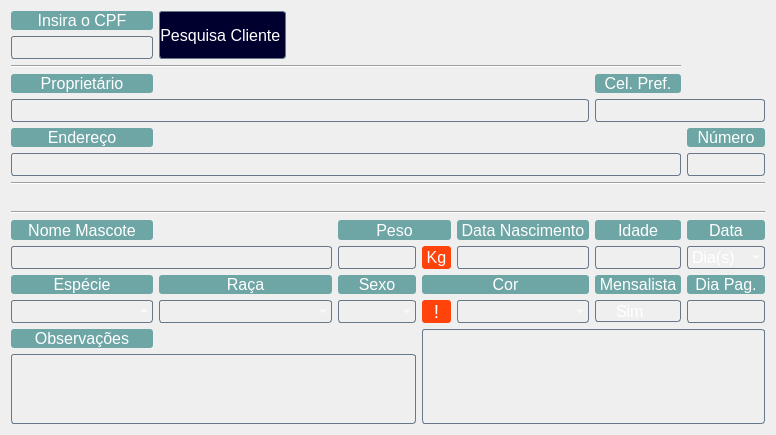
   <widget class="QWidget" name="gridLayoutWidget">
    <property name="geometry">
     <rect>
      <x>10</x>
      <y>14</y>
      <width>776</width>
      <height>426</height>
     </rect>
    </property>
    <layout class="QGridLayout" name="gridLayout_2">
     <item row="8" column="0" colspan="9">
      <widget class="Line" name="line_12">
       <property name="orientation">
        <enum>Qt::Horizontal</enum>
       </property>
      </widget>
     </item>
     <item row="10" column="0" colspan="9">
      <widget class="Line" name="line_13">
       <property name="orientation">
        <enum>Qt::Horizontal</enum>
       </property>
      </widget>
     </item>
     <item row="0" column="0">
      <widget class="QLabel" name="cad_cli_00_doc_localiza_label">
       <property name="font">
        <font>
         <pointsize>12</pointsize>
        </font>
       </property>
       <property name="layoutDirection">
        <enum>Qt::LeftToRight</enum>
       </property>
       <property name="styleSheet">
        <string notr="true">color: rgb(255, 255, 255);
background-color:rgb(110, 165, 165);
border-radius:3px</string>
       </property>
       <property name="text">
        <string>Insira o CPF</string>
       </property>
       <property name="alignment">
        <set>Qt::AlignCenter</set>
       </property>
      </widget>
     </item>
     <item row="9" column="0">
      <spacer name="horizontalSpacer">
       <property name="orientation">
        <enum>Qt::Horizontal</enum>
       </property>
       <property name="sizeHint" stdset="0">
        <size>
         <width>40</width>
         <height>20</height>
        </size>
       </property>
      </spacer>
     </item>
     <item row="11" column="8">
      <widget class="QLabel" name="cad_ani_05_ob_data_label">
       <property name="font">
        <font>
         <pointsize>12</pointsize>
        </font>
       </property>
       <property name="layoutDirection">
        <enum>Qt::LeftToRight</enum>
       </property>
       <property name="styleSheet">
        <string notr="true">color: rgb(255, 255, 255);
background-color:rgb(110, 165, 165);
border-radius:3px</string>
       </property>
       <property name="text">
        <string>Data</string>
       </property>
       <property name="alignment">
        <set>Qt::AlignCenter</set>
       </property>
      </widget>
     </item>
     <item row="12" column="8">
      <widget class="QComboBox" name="cad_ani_05_ob_data">
       <property name="font">
        <font>
         <pointsize>12</pointsize>
        </font>
       </property>
       <property name="styleSheet">
        <string notr="true">color: rgb(255, 255, 255);
        background-color: transparent;
        border-style: solid;
        border-width: 1px;
        border-color: rgb(103, 120, 138);;
border-radius:3px</string>
       </property>
       <property name="currentIndex">
        <number>0</number>
       </property>
       <item>
        <property name="text">
         <string>Dia(s)</string>
        </property>
       </item>
       <item>
        <property name="text">
         <string>Mês(s)</string>
        </property>
       </item>
       <item>
        <property name="text">
         <string>Ano(s)</string>
        </property>
       </item>
      </widget>
     </item>
     <item row="14" column="4">
      <widget class="QComboBox" name="cad_ani_08_ob_sexo">
       <property name="font">
        <font>
         <pointsize>12</pointsize>
        </font>
       </property>
       <property name="styleSheet">
        <string notr="true">color: rgb(255, 255, 255);
        background-color: transparent;
        border-style: solid;
        border-width: 1px;
        border-color: rgb(103, 120, 138);;
border-radius:3px</string>
       </property>
       <property name="currentIndex">
        <number>-1</number>
       </property>
       <item>
        <property name="text">
         <string>Macho</string>
        </property>
       </item>
       <item>
        <property name="text">
         <string>Femia</string>
        </property>
       </item>
      </widget>
     </item>
     <item row="16" column="0" colspan="5">
      <widget class="QPlainTextEdit" name="cad_ani_12_obs">
       <property name="font">
        <font>
         <pointsize>12</pointsize>
        </font>
       </property>
       <property name="styleSheet">
        <string notr="true">color: rgb(255, 255, 255);
        background-color: transparent;
        border-style: solid;
        border-width: 1px;
        border-color: rgb(103, 120, 138);
border-radius:3px;</string>
       </property>
      </widget>
     </item>
     <item row="13" column="4">
      <widget class="QLabel" name="cad_ani_08_ob_sexo_label">
       <property name="font">
        <font>
         <pointsize>12</pointsize>
        </font>
       </property>
       <property name="layoutDirection">
        <enum>Qt::LeftToRight</enum>
       </property>
       <property name="styleSheet">
        <string notr="true">color: rgb(255, 255, 255);
background-color:rgb(110, 165, 165);
border-radius:3px</string>
       </property>
       <property name="text">
        <string> Sexo </string>
       </property>
       <property name="alignment">
        <set>Qt::AlignCenter</set>
       </property>
      </widget>
     </item>
     <item row="12" column="7">
      <widget class="QLineEdit" name="cad_ani_04_ob_idade">
       <property name="font">
        <font>
         <pointsize>12</pointsize>
        </font>
       </property>
       <property name="focusPolicy">
        <enum>Qt::WheelFocus</enum>
       </property>
       <property name="styleSheet">
        <string notr="true">color: rgb(255, 255, 255);
        background-color: transparent;
        border-style: solid;
        border-width: 1px;
        border-color: rgb(103, 120, 138);
border-radius:3px;</string>
       </property>
       <property name="inputMask">
        <string notr="true"/>
       </property>
       <property name="maxLength">
        <number>2</number>
       </property>
       <property name="echoMode">
        <enum>QLineEdit::Normal</enum>
       </property>
       <property name="alignment">
        <set>Qt::AlignCenter</set>
       </property>
       <property name="readOnly">
        <bool>false</bool>
       </property>
       <property name="cursorMoveStyle">
        <enum>Qt::LogicalMoveStyle</enum>
       </property>
      </widget>
     </item>
     <item row="12" column="6">
      <widget class="QLineEdit" name="cad_ani_03_ob_nasc">
       <property name="font">
        <font>
         <pointsize>12</pointsize>
        </font>
       </property>
       <property name="focusPolicy">
        <enum>Qt::WheelFocus</enum>
       </property>
       <property name="styleSheet">
        <string notr="true">color: rgb(255, 255, 255);
        background-color: transparent;
        border-style: solid;
        border-width: 1px;
        border-color: rgb(103, 120, 138);
border-radius:3px;</string>
       </property>
       <property name="inputMask">
        <string notr="true"/>
       </property>
       <property name="maxLength">
        <number>14</number>
       </property>
       <property name="echoMode">
        <enum>QLineEdit::Normal</enum>
       </property>
       <property name="alignment">
        <set>Qt::AlignCenter</set>
       </property>
       <property name="readOnly">
        <bool>false</bool>
       </property>
       <property name="cursorMoveStyle">
        <enum>Qt::LogicalMoveStyle</enum>
       </property>
      </widget>
     </item>
     <item row="11" column="6">
      <widget class="QLabel" name="cad_ani_03_ob_nasc_label">
       <property name="font">
        <font>
         <pointsize>12</pointsize>
        </font>
       </property>
       <property name="layoutDirection">
        <enum>Qt::LeftToRight</enum>
       </property>
       <property name="styleSheet">
        <string notr="true">color: rgb(255, 255, 255);
background-color:rgb(110, 165, 165);
border-radius:3px</string>
       </property>
       <property name="text">
        <string> Data Nascimento </string>
       </property>
       <property name="alignment">
        <set>Qt::AlignCenter</set>
       </property>
      </widget>
     </item>
     <item row="12" column="4">
      <widget class="QLineEdit" name="cad_ani_02_ob_peso">
       <property name="font">
        <font>
         <pointsize>12</pointsize>
        </font>
       </property>
       <property name="focusPolicy">
        <enum>Qt::WheelFocus</enum>
       </property>
       <property name="styleSheet">
        <string notr="true">color: rgb(255, 255, 255);
        background-color: transparent;
        border-style: solid;
        border-width: 1px;
        border-color: rgb(103, 120, 138);
border-radius:3px;</string>
       </property>
       <property name="inputMask">
        <string notr="true"/>
       </property>
       <property name="maxLength">
        <number>14</number>
       </property>
       <property name="echoMode">
        <enum>QLineEdit::Normal</enum>
       </property>
       <property name="alignment">
        <set>Qt::AlignRight|Qt::AlignTrailing|Qt::AlignVCenter</set>
       </property>
       <property name="readOnly">
        <bool>false</bool>
       </property>
       <property name="cursorMoveStyle">
        <enum>Qt::LogicalMoveStyle</enum>
       </property>
      </widget>
     </item>
     <item row="11" column="7">
      <widget class="QLabel" name="cad_ani_04_ob_idade_label">
       <property name="font">
        <font>
         <pointsize>12</pointsize>
        </font>
       </property>
       <property name="layoutDirection">
        <enum>Qt::LeftToRight</enum>
       </property>
       <property name="styleSheet">
        <string notr="true">color: rgb(255, 255, 255);
background-color:rgb(110, 165, 165);
border-radius:3px</string>
       </property>
       <property name="text">
        <string> Idade </string>
       </property>
       <property name="alignment">
        <set>Qt::AlignCenter</set>
       </property>
      </widget>
     </item>
     <item row="4" column="0">
      <widget class="QLabel" name="cad_cli_03_ob_nome_label">
       <property name="font">
        <font>
         <pointsize>12</pointsize>
        </font>
       </property>
       <property name="layoutDirection">
        <enum>Qt::LeftToRight</enum>
       </property>
       <property name="styleSheet">
        <string notr="true">color: rgb(255, 255, 255);
background-color:rgb(110, 165, 165);
border-radius:3px</string>
       </property>
       <property name="text">
        <string>Proprietário</string>
       </property>
       <property name="alignment">
        <set>Qt::AlignCenter</set>
       </property>
      </widget>
     </item>
     <item row="1" column="0">
      <widget class="QLineEdit" name="cad_cli_00_doc_localiza">
       <property name="sizePolicy">
        <sizepolicy hsizetype="Fixed" vsizetype="Fixed">
         <horstretch>0</horstretch>
         <verstretch>0</verstretch>
        </sizepolicy>
       </property>
       <property name="font">
        <font>
         <pointsize>12</pointsize>
        </font>
       </property>
       <property name="focusPolicy">
        <enum>Qt::WheelFocus</enum>
       </property>
       <property name="styleSheet">
        <string notr="true">color: rgb(255, 255, 255);
        background-color: transparent;
        border-style: solid;
        border-width: 1px;
        border-color: rgb(103, 120, 138);
border-radius:3px;</string>
       </property>
       <property name="inputMask">
        <string notr="true"/>
       </property>
       <property name="maxLength">
        <number>14</number>
       </property>
       <property name="echoMode">
        <enum>QLineEdit::Normal</enum>
       </property>
       <property name="alignment">
        <set>Qt::AlignCenter</set>
       </property>
       <property name="readOnly">
        <bool>false</bool>
       </property>
       <property name="cursorMoveStyle">
        <enum>Qt::LogicalMoveStyle</enum>
       </property>
      </widget>
     </item>
     <item row="14" column="0">
      <widget class="QComboBox" name="cad_ani_06_ob_especie">
       <property name="font">
        <font>
         <pointsize>12</pointsize>
        </font>
       </property>
       <property name="styleSheet">
        <string notr="true">color: rgb(255, 255, 255);
        background-color: transparent;
        border-style: solid;
        border-width: 1px;
        border-color: rgb(103, 120, 138);;
border-radius:3px</string>
       </property>
       <property name="currentText">
        <string/>
       </property>
       <property name="currentIndex">
        <number>-1</number>
       </property>
       <item>
        <property name="text">
         <string>Cachorro</string>
        </property>
       </item>
       <item>
        <property name="text">
         <string>Gato</string>
        </property>
       </item>
      </widget>
     </item>
     <item row="11" column="0">
      <widget class="QLabel" name="cad_ani_01_ob_nome_label">
       <property name="font">
        <font>
         <pointsize>12</pointsize>
        </font>
       </property>
       <property name="layoutDirection">
        <enum>Qt::LeftToRight</enum>
       </property>
       <property name="styleSheet">
        <string notr="true">color: rgb(255, 255, 255);
background-color:rgb(110, 165, 165);
border-radius:3px</string>
       </property>
       <property name="text">
        <string>Nome Mascote</string>
       </property>
       <property name="alignment">
        <set>Qt::AlignCenter</set>
       </property>
      </widget>
     </item>
     <item row="6" column="0">
      <widget class="QLabel" name="cad_cli_05_ob_end_label">
       <property name="font">
        <font>
         <pointsize>12</pointsize>
        </font>
       </property>
       <property name="layoutDirection">
        <enum>Qt::LeftToRight</enum>
       </property>
       <property name="styleSheet">
        <string notr="true">color: rgb(255, 255, 255);
background-color:rgb(110, 165, 165);
border-radius:3px</string>
       </property>
       <property name="text">
        <string>Endereço</string>
       </property>
       <property name="alignment">
        <set>Qt::AlignCenter</set>
       </property>
      </widget>
     </item>
     <item row="2" column="0" colspan="8">
      <widget class="Line" name="line_6">
       <property name="orientation">
        <enum>Qt::Horizontal</enum>
       </property>
      </widget>
     </item>
     <item row="13" column="0">
      <widget class="QLabel" name="cad_ani_06_ob_especie_label">
       <property name="font">
        <font>
         <pointsize>12</pointsize>
        </font>
       </property>
       <property name="layoutDirection">
        <enum>Qt::LeftToRight</enum>
       </property>
       <property name="styleSheet">
        <string notr="true">color: rgb(255, 255, 255);
background-color:rgb(110, 165, 165);
border-radius:3px</string>
       </property>
       <property name="text">
        <string>Espécie</string>
       </property>
       <property name="alignment">
        <set>Qt::AlignCenter</set>
       </property>
      </widget>
     </item>
     <item row="15" column="0">
      <widget class="QLabel" name="cad_ani_12_obs_label">
       <property name="font">
        <font>
         <pointsize>12</pointsize>
        </font>
       </property>
       <property name="layoutDirection">
        <enum>Qt::LeftToRight</enum>
       </property>
       <property name="styleSheet">
        <string notr="true">color: rgb(255, 255, 255);
background-color:rgb(110, 165, 165);
border-radius:3px</string>
       </property>
       <property name="text">
        <string>Observações</string>
       </property>
       <property name="alignment">
        <set>Qt::AlignCenter</set>
       </property>
      </widget>
     </item>
     <item row="11" column="3">
      <spacer name="horizontalSpacer_2">
       <property name="orientation">
        <enum>Qt::Horizontal</enum>
       </property>
       <property name="sizeType">
        <enum>QSizePolicy::Fixed</enum>
       </property>
       <property name="sizeHint" stdset="0">
        <size>
         <width>40</width>
         <height>20</height>
        </size>
       </property>
      </spacer>
     </item>
     <item row="0" column="1" rowspan="2" colspan="2">
      <widget class="QPushButton" name="btn_ani_listagem">
       <property name="sizePolicy">
        <sizepolicy hsizetype="MinimumExpanding" vsizetype="MinimumExpanding">
         <horstretch>0</horstretch>
         <verstretch>0</verstretch>
        </sizepolicy>
       </property>
       <property name="font">
        <font>
         <pointsize>12</pointsize>
        </font>
       </property>
       <property name="cursor">
        <cursorShape>PointingHandCursor</cursorShape>
       </property>
       <property name="styleSheet">
        <string notr="true">QPushButton{
color:rgb(255,255, 255);
background-color: rgb(0, 0, 47);
        border-style: solid;
        border-width: 1px;
        border-color: rgb(103, 120, 138);
border-radius:3px}

QPushButton:hover{
color: rgb(0, 0, 47);
background-color: rgb(192, 206, 255);
        border-style: solid;
        border-width: 1px;
        border-color: rgb(103, 120, 138);
border-radius:3px}

QPushButton:pressed {
    background-color: qradialgradient(cx: 0.5, cy: 0.5, radius: 1, fx: 0.5, fy: 0.5,
        stop: 0 rgb(255, 255, 255));
    border-color: rgb(0, 0, 47);
border-radius:3px}
</string>
       </property>
       <property name="text">
        <string>Pesquisa Cliente </string>
       </property>
       <property name="icon">
        <iconset>
         <normaloff>../../imagens/imagem_icones/user.png</normaloff>../../imagens/imagem_icones/user.png</iconset>
       </property>
      </widget>
     </item>
     <item row="13" column="1" colspan="3">
      <widget class="QLabel" name="cad_ani_07_ob_raca_label">
       <property name="font">
        <font>
         <pointsize>12</pointsize>
        </font>
       </property>
       <property name="layoutDirection">
        <enum>Qt::LeftToRight</enum>
       </property>
       <property name="styleSheet">
        <string notr="true">color: rgb(255, 255, 255);
background-color:rgb(110, 165, 165);
border-radius:3px</string>
       </property>
       <property name="text">
        <string>Raça</string>
       </property>
       <property name="alignment">
        <set>Qt::AlignCenter</set>
       </property>
      </widget>
     </item>
     <item row="14" column="1" colspan="3">
      <widget class="QComboBox" name="cad_ani_07_ob_raca">
       <property name="font">
        <font>
         <pointsize>12</pointsize>
        </font>
       </property>
       <property name="styleSheet">
        <string notr="true">color: rgb(255, 255, 255);
        background-color: transparent;
        border-style: solid;
        border-width: 1px;
        border-color: rgb(103, 120, 138);;
border-radius:3px</string>
       </property>
      </widget>
     </item>
     <item row="12" column="0" colspan="4">
      <widget class="QLineEdit" name="cad_ani_01_ob_nome">
       <property name="font">
        <font>
         <pointsize>12</pointsize>
        </font>
       </property>
       <property name="focusPolicy">
        <enum>Qt::WheelFocus</enum>
       </property>
       <property name="styleSheet">
        <string notr="true">color: rgb(255, 255, 255);
        background-color: transparent;
        border-style: solid;
        border-width: 1px;
        border-color: rgb(103, 120, 138);
border-radius:3px;</string>
       </property>
       <property name="inputMask">
        <string notr="true"/>
       </property>
       <property name="maxLength">
        <number>14</number>
       </property>
       <property name="echoMode">
        <enum>QLineEdit::Normal</enum>
       </property>
       <property name="alignment">
        <set>Qt::AlignLeading|Qt::AlignLeft|Qt::AlignVCenter</set>
       </property>
       <property name="readOnly">
        <bool>false</bool>
       </property>
       <property name="cursorMoveStyle">
        <enum>Qt::LogicalMoveStyle</enum>
       </property>
      </widget>
     </item>
     <item row="11" column="4" colspan="2">
      <widget class="QLabel" name="cad_ani_02_ob_peso_label">
       <property name="font">
        <font>
         <pointsize>12</pointsize>
        </font>
       </property>
       <property name="layoutDirection">
        <enum>Qt::LeftToRight</enum>
       </property>
       <property name="styleSheet">
        <string notr="true">color: rgb(255, 255, 255);
background-color:rgb(110, 165, 165);
border-radius:3px</string>
       </property>
       <property name="text">
        <string> Peso </string>
       </property>
       <property name="alignment">
        <set>Qt::AlignCenter</set>
       </property>
      </widget>
     </item>
     <item row="12" column="5">
      <widget class="QLabel" name="cad_ani_kg_label">
       <property name="font">
        <font>
         <pointsize>12</pointsize>
        </font>
       </property>
       <property name="layoutDirection">
        <enum>Qt::LeftToRight</enum>
       </property>
       <property name="styleSheet">
        <string notr="true">color: rgb(255, 255, 255);
background-color:rgb(255, 67, 10);
border-radius:3px
</string>
       </property>
       <property name="text">
        <string> Kg </string>
       </property>
       <property name="alignment">
        <set>Qt::AlignCenter</set>
       </property>
      </widget>
     </item>
     <item row="14" column="5">
      <widget class="QLabel" name="cad_ani_kg_label_2">
       <property name="font">
        <font>
         <pointsize>14</pointsize>
        </font>
       </property>
       <property name="layoutDirection">
        <enum>Qt::LeftToRight</enum>
       </property>
       <property name="styleSheet">
        <string notr="true">color: rgb(255, 255, 255);
background-color:rgb(255, 67, 10);
border-radius:3px
</string>
       </property>
       <property name="frameShadow">
        <enum>QFrame::Raised</enum>
       </property>
       <property name="text">
        <string>!</string>
       </property>
       <property name="alignment">
        <set>Qt::AlignCenter</set>
       </property>
      </widget>
     </item>
     <item row="7" column="0" colspan="8">
      <widget class="QLineEdit" name="cad_cli_05_ob_end">
       <property name="font">
        <font>
         <pointsize>12</pointsize>
        </font>
       </property>
       <property name="focusPolicy">
        <enum>Qt::NoFocus</enum>
       </property>
       <property name="styleSheet">
        <string notr="true">color: rgb(255, 255, 255);
        background-color: transparent;
        border-style: solid;
        border-width: 1px;
        border-color: rgb(103, 120, 138);
border-radius:3px;</string>
       </property>
       <property name="maxLength">
        <number>62</number>
       </property>
       <property name="readOnly">
        <bool>true</bool>
       </property>
      </widget>
     </item>
     <item row="7" column="8">
      <widget class="QLineEdit" name="cad_cli_06_ob_num">
       <property name="font">
        <font>
         <pointsize>12</pointsize>
        </font>
       </property>
       <property name="focusPolicy">
        <enum>Qt::NoFocus</enum>
       </property>
       <property name="styleSheet">
        <string notr="true">color: rgb(255, 255, 255);
        background-color: transparent;
        border-style: solid;
        border-width: 1px;
        border-color: rgb(103, 120, 138);
border-radius:3px;</string>
       </property>
       <property name="inputMask">
        <string/>
       </property>
       <property name="maxLength">
        <number>5</number>
       </property>
       <property name="alignment">
        <set>Qt::AlignCenter</set>
       </property>
       <property name="readOnly">
        <bool>true</bool>
       </property>
      </widget>
     </item>
     <item row="6" column="8">
      <widget class="QLabel" name="cad_cli_06_ob_num_label">
       <property name="font">
        <font>
         <pointsize>12</pointsize>
        </font>
       </property>
       <property name="layoutDirection">
        <enum>Qt::LeftToRight</enum>
       </property>
       <property name="styleSheet">
        <string notr="true">color: rgb(255, 255, 255);
background-color:rgb(110, 165, 165);
border-radius:3px</string>
       </property>
       <property name="text">
        <string> Número </string>
       </property>
       <property name="alignment">
        <set>Qt::AlignCenter</set>
       </property>
      </widget>
     </item>
     <item row="5" column="0" colspan="7">
      <widget class="QLineEdit" name="cad_cli_03_ob_nome">
       <property name="sizePolicy">
        <sizepolicy hsizetype="Ignored" vsizetype="Fixed">
         <horstretch>0</horstretch>
         <verstretch>0</verstretch>
        </sizepolicy>
       </property>
       <property name="font">
        <font>
         <pointsize>12</pointsize>
        </font>
       </property>
       <property name="focusPolicy">
        <enum>Qt::NoFocus</enum>
       </property>
       <property name="styleSheet">
        <string notr="true">color: rgb(255, 255, 255);
        background-color: transparent;
        border-style: solid;
        border-width: 1px;
        border-color: rgb(103, 120, 138);
border-radius:3px;</string>
       </property>
       <property name="maxLength">
        <number>62</number>
       </property>
       <property name="alignment">
        <set>Qt::AlignLeading|Qt::AlignLeft|Qt::AlignVCenter</set>
       </property>
       <property name="readOnly">
        <bool>true</bool>
       </property>
      </widget>
     </item>
     <item row="5" column="7" colspan="2">
      <widget class="QLineEdit" name="cad_cli_11_ob_fone_pref">
       <property name="font">
        <font>
         <pointsize>12</pointsize>
        </font>
       </property>
       <property name="focusPolicy">
        <enum>Qt::NoFocus</enum>
       </property>
       <property name="styleSheet">
        <string notr="true">color: rgb(255, 255, 255);
        background-color: transparent;
        border-style: solid;
        border-width: 1px;
        border-color: rgb(103, 120, 138);
border-radius:3px;</string>
       </property>
       <property name="inputMask">
        <string/>
       </property>
       <property name="maxLength">
        <number>14</number>
       </property>
       <property name="alignment">
        <set>Qt::AlignCenter</set>
       </property>
       <property name="readOnly">
        <bool>true</bool>
       </property>
      </widget>
     </item>
     <item row="4" column="7">
      <widget class="QLabel" name="cad_cli_11_ob_fone_pref_label">
       <property name="font">
        <font>
         <pointsize>12</pointsize>
        </font>
       </property>
       <property name="layoutDirection">
        <enum>Qt::LeftToRight</enum>
       </property>
       <property name="styleSheet">
        <string notr="true">color: rgb(255, 255, 255);
background-color:rgb(110, 165, 165);
border-radius:3px</string>
       </property>
       <property name="text">
        <string>Cel. Pref.</string>
       </property>
       <property name="alignment">
        <set>Qt::AlignCenter</set>
       </property>
      </widget>
     </item>
     <item row="15" column="5" rowspan="2" colspan="4">
      <widget class="QPlainTextEdit" name="cad_ani_descricao_cor">
       <property name="font">
        <font>
         <pointsize>12</pointsize>
        </font>
       </property>
       <property name="focusPolicy">
        <enum>Qt::NoFocus</enum>
       </property>
       <property name="styleSheet">
        <string notr="true">color: rgb(255, 255, 255);
        background-color: transparent;
        border-style: solid;
        border-width: 1px;
        border-color: rgb(103, 120, 138);
border-radius:3px;</string>
       </property>
       <property name="readOnly">
        <bool>true</bool>
       </property>
      </widget>
     </item>
     <item row="13" column="5" colspan="2">
      <widget class="QLabel" name="cad_ani_09_ob_cor_label">
       <property name="font">
        <font>
         <pointsize>12</pointsize>
        </font>
       </property>
       <property name="layoutDirection">
        <enum>Qt::LeftToRight</enum>
       </property>
       <property name="styleSheet">
        <string notr="true">color: rgb(255, 255, 255);
background-color:rgb(110, 165, 165);
border-radius:3px</string>
       </property>
       <property name="text">
        <string>Cor</string>
       </property>
       <property name="alignment">
        <set>Qt::AlignCenter</set>
       </property>
      </widget>
     </item>
     <item row="14" column="6">
      <widget class="QComboBox" name="cad_ani_09_ob_cor">
       <property name="font">
        <font>
         <pointsize>12</pointsize>
        </font>
       </property>
       <property name="styleSheet">
        <string notr="true">color: rgb(255, 255, 255);
        background-color: transparent;
        border-style: solid;
        border-width: 1px;
        border-color: rgb(103, 120, 138);;
border-radius:3px</string>
       </property>
       <property name="currentIndex">
        <number>-1</number>
       </property>
      </widget>
     </item>
     <item row="13" column="7">
      <widget class="QLabel" name="cad_ani_10_mensalista_label">
       <property name="font">
        <font>
         <pointsize>12</pointsize>
        </font>
       </property>
       <property name="layoutDirection">
        <enum>Qt::LeftToRight</enum>
       </property>
       <property name="styleSheet">
        <string notr="true">color: rgb(255, 255, 255);
background-color:rgb(110, 165, 165);
border-radius:3px</string>
       </property>
       <property name="text">
        <string> Mensalista </string>
       </property>
       <property name="alignment">
        <set>Qt::AlignCenter</set>
       </property>
      </widget>
     </item>
     <item row="14" column="7">
      <widget class="QCheckBox" name="cad_ani_10_mensalista">
       <property name="font">
        <font>
         <pointsize>12</pointsize>
        </font>
       </property>
       <property name="styleSheet">
        <string notr="true">color: rgb(255, 255, 255);
        background-color: transparent;
        border-style: solid;
        border-width: 1px;
        border-color: rgb(103, 120, 138);
border-radius:3px;</string>
       </property>
       <property name="text">
        <string>Sim</string>
       </property>
      </widget>
     </item>
     <item row="13" column="8">
      <widget class="QLabel" name="cad_ani_11_ob_dia_pagamento_label">
       <property name="font">
        <font>
         <pointsize>12</pointsize>
        </font>
       </property>
       <property name="layoutDirection">
        <enum>Qt::LeftToRight</enum>
       </property>
       <property name="styleSheet">
        <string notr="true">color: rgb(255, 255, 255);
background-color:rgb(110, 165, 165);
border-radius:3px</string>
       </property>
       <property name="text">
        <string>Dia Pag.</string>
       </property>
       <property name="alignment">
        <set>Qt::AlignCenter</set>
       </property>
      </widget>
     </item>
     <item row="14" column="8">
      <widget class="QLineEdit" name="cad_ani_11_ob_dia_pagamento">
       <property name="enabled">
        <bool>false</bool>
       </property>
       <property name="font">
        <font>
         <pointsize>12</pointsize>
        </font>
       </property>
       <property name="focusPolicy">
        <enum>Qt::WheelFocus</enum>
       </property>
       <property name="styleSheet">
        <string notr="true">color: rgb(255, 255, 255);
        background-color: transparent;
        border-style: solid;
        border-width: 1px;
        border-color: rgb(103, 120, 138);
border-radius:3px;</string>
       </property>
       <property name="inputMask">
        <string notr="true"/>
       </property>
       <property name="maxLength">
        <number>2</number>
       </property>
       <property name="echoMode">
        <enum>QLineEdit::Normal</enum>
       </property>
       <property name="alignment">
        <set>Qt::AlignCenter</set>
       </property>
       <property name="readOnly">
        <bool>false</bool>
       </property>
       <property name="cursorMoveStyle">
        <enum>Qt::LogicalMoveStyle</enum>
       </property>
      </widget>
     </item>
    </layout>
   </widget>
